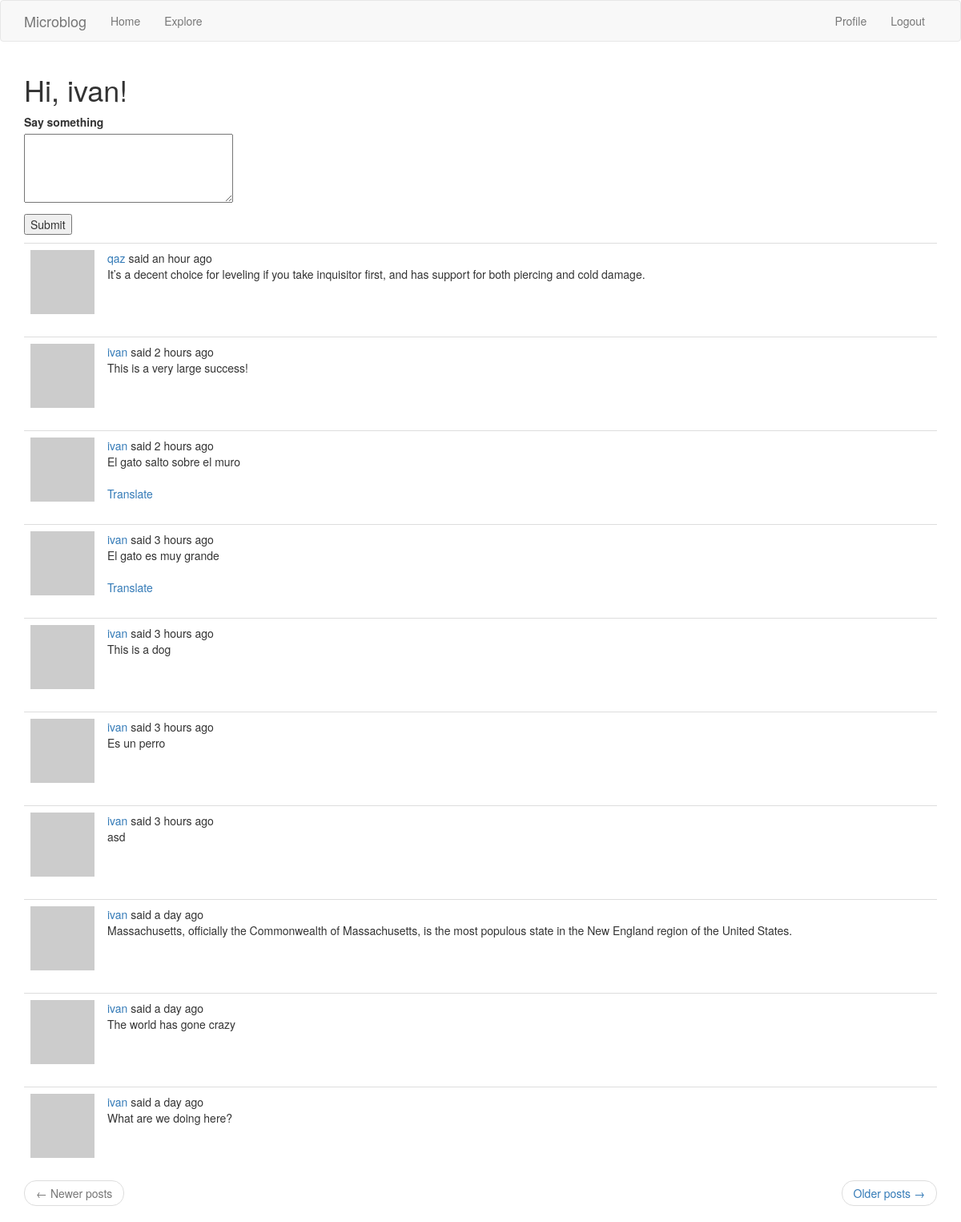
Page /index (signed in) on the committed database.
### app/models.py (models this page shows, shortened)
class User(UserMixin, db.Model):
    id = db.Column(db.Integer, primary_key=True)
    username = db.Column(db.String(64), index=True, unique=True)
    email = db.Column(db.String(120), index=True, unique=True)
    password_hash = db.Column(db.String(128))
    posts = db.relationship('Post', backref='author', lazy='dynamic')
    about_me = db.Column(db.String(140))
    last_seen = db.Column(db.DateTime, default=datetime.utcnow)
    followed = db.relationship(
        'User',
        secondary=followers,
        primaryjoin=(followers.c.follower_id == id),
        secondaryjoin=(followers.c.followed_id == id),
        backref=db.backref('followers', lazy='dynamic'),
        lazy='dynamic'
    )
    def avatar(self, size):
        lower_email = str(self.email).lower()
        digest = md5(lower_email.encode('utf-8')).hexdigest()
        return 'https://www.gravatar.com/avatar/{}?d=identicon&s={}'.format(digest, size)
    def followed_posts(self):
        followed = Post.query \
            .join(followers, (followers.c.followed_id == Post.user_id)) \
            .filter(followers.c.follower_id == self.id)
        own = Post.query \
            .filter_by(user_id = self.id)
        return followed.union(own).order_by(Post.timestamp.desc())

class Post(db.Model):
    id = db.Column(db.Integer, primary_key=True)
    body = db.Column(db.String(140))
    language = db.Column(db.String(5))
    timestamp = db.Column(db.DateTime, index=True, default=datetime.utcnow)
    user_id = db.Column(db.Integer, db.ForeignKey('user.id'))

### app/main/routes.py (the view, shortened to what this page needs)
@bp.route('/', methods=['GET', 'POST'])
@bp.route('/index', methods=['GET', 'POST'])
@login_required
def index():
    form = PostForm()
    page = request.args.get('page', 1, type=int)
    posts = current_user.followed_posts().paginate(
        page, current_app.config['POSTS_PER_PAGE'], False)
    next_url = url_for('main.index', page=posts.next_num) if posts.has_next else None
    prev_url = url_for('main.index', page=posts.prev_num) if posts.has_prev else None
    return render_template('index.jinja', title='Home', form=form,
                           posts=posts.items, next_url=next_url,
                           prev_url=prev_url)

### app/main/forms.py
class PostForm(FlaskForm):
    post = TextAreaField(_l('Say something'), validators=[
        DataRequired(), Length(min=1, max=140)])
    submit = SubmitField(_l('Submit'))

### app/main/routes.py (called while the page is built)
@bp.before_app_request
def before_request():
    if current_user.is_authenticated:
        current_user.last_seen = datetime.utcnow()
        db.session.commit()
    g.locale = str(get_locale())

### app/models.py (called while the page is built)
@login.user_loader
def load_user(user_id):
    return User.query.get(int(user_id))

### app/templates/index.jinja (shortened to what this page needs)
{% extends "base.jinja" %}
{% block app_content %}
    <h1>{{ _('Hi, ') }} {{ current_user.username }}!</h1>
    {% if form %}
        <form action="" method="post">
            <p>
                {{ form.post.label }}<br>
                {{ form.post(cols=32, rows=4) }}<br>
            </p>
            <p>{{ form.submit() }}</p>
        </form>
    {% endif %}
    {% for post in posts %}
        {% include '_post.jinja' %}
    {% endfor %}
    <nav aria-label="...">
        <ul class="pager">
            <li class="previous{% if not prev_url %} disabled{% endif %}">
                <a href="{{ prev_url or '#' }}">
                    <span aria-hidden="true">&larr;</span>
                    {{ _('Newer posts') }}
                </a>
            </li>
            <li class="next{% if not next_url %} disabled{% endif %}">
                <a href="{{ next_url or '#' }}">
                    {{ _('Older posts') }} <span aria-hidden="true">&rarr;</span>
                </a>
            </li>
        </ul>
    </nav>
{% endblock %}

### app/templates/_post.jinja (shortened to what this page needs)
    <table class="table table-hover">
        <tr>
            <td width="70px">
                <a href="{{ url_for('main.user', username=post.author.username) }}">
                    <img src="{{ post.author.avatar(70) }}" />
                </a>
            </td>
            <td>
                {{ _('%(username)s said %(when)s',
                    username=user_link, when=moment(post.timestamp).fromNow()) }}
                <br>
                <span id="post{{ post.id }}">{{ post.body }}</span>
                {% if post.language and post.language != g.locale %}
                <br><br>
                <span id="translation{{ post.id }}">
                    <a href="javascript:translate(
                                '#post{{ post.id }}',
                                '#translation{{ post.id }}',
                                '{{ post.language }}',
                                '{{ g.locale }}');">{{ _('Translate') }}</a>
                </span>
                {% endif %}
            </td>
        </tr>
    </table>

### rows in the picture
User: username "ivan"
Post: body "It’s a decent choice for leveling if you take inquisitor first, and has support for both piercing and cold damage."
Post: body "This is a very large success!"
Post: body "El gato salto sobre el muro"
Post: body "El gato es muy grande"
Post: body "This is a dog"
Post: body "Es un perro"
Post: body "asd"
Post: body "Massachusetts, officially the Commonwealth of Massachusetts, is the most populous state in the New England region of the United States."
Post: body "The world has gone crazy"
Post: body "What are we doing here?"
